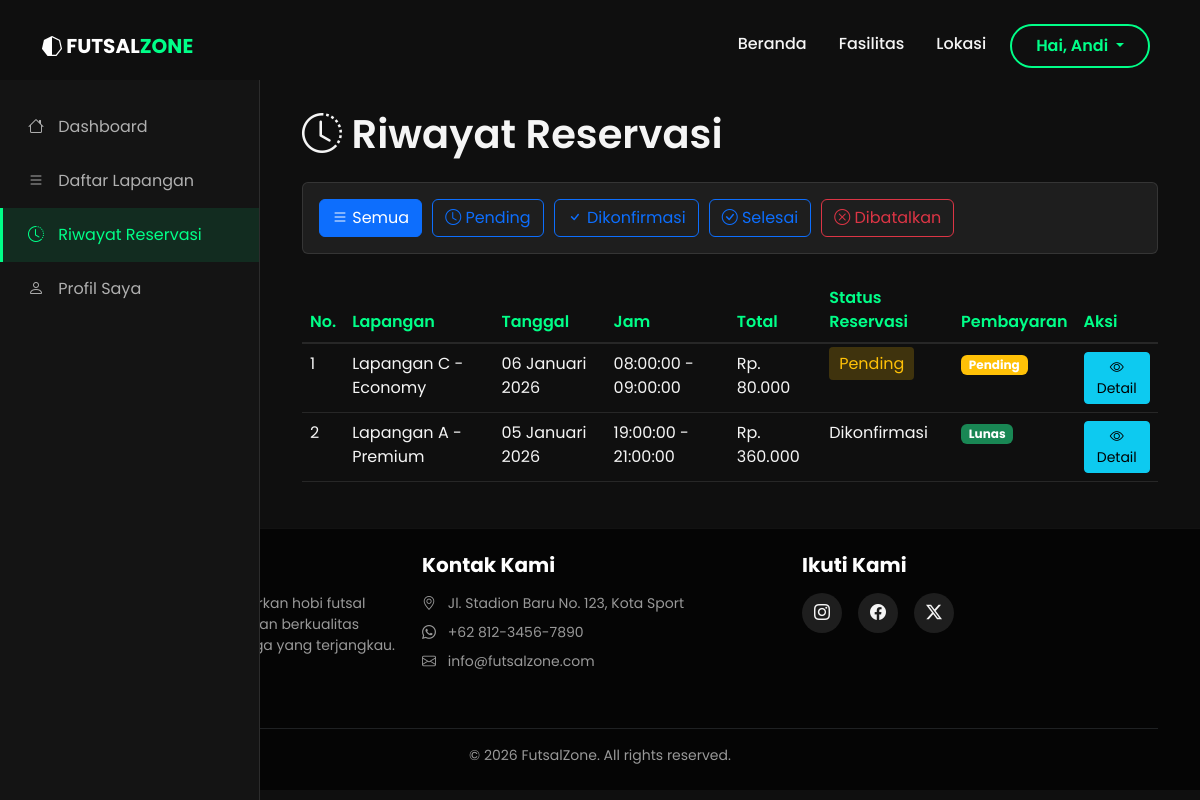
The app's page /?page=riwayat_reservasi (signed in) with its own data.
### tables this page shows
CREATE TABLE transaksi (
    id_transaksi INT PRIMARY KEY AUTO_INCREMENT,
    id_reservasi INT NOT NULL,
    id_user INT NOT NULL,
    id_lapangan INT NOT NULL,
    nama_lapangan VARCHAR(100),
    tanggal_transaksi DATETIME DEFAULT CURRENT_TIMESTAMP,
    tanggal_reservasi DATE NOT NULL,
    jam_mulai TIME NOT NULL,
    jam_selesai TIME NOT NULL,
    total_bayar DECIMAL(10, 2) NOT NULL,
    metode_pembayaran ENUM('tunai', 'transfer', 'kartu_kredit', 'e_wallet') DEFAULT 'tunai',
    status_pembayaran ENUM('pending', 'lunas', 'terlambat') DEFAULT 'pending',
    keterangan TEXT,
    created_at TIMESTAMP DEFAULT CURRENT_TIMESTAMP,
    updated_at TIMESTAMP DEFAULT CURRENT_TIMESTAMP ON UPDATE CURRENT_TIMESTAMP,
    FOREIGN KEY (id_reservasi) REFERENCES reservasi(id_reservasi) ON DELETE CASCADE,
    FOREIGN KEY (id_user) REFERENCES users(id_user) ON DELETE CASCADE,
    FOREIGN KEY (id_lapangan) REFERENCES lapangan(id_lapangan) ON DELETE CASCADE,
    INDEX idx_tanggal (tanggal_transaksi),
    INDEX idx_user (id_user),
    INDEX idx_status (status_pembayaran)
);

CREATE TABLE lapangan (
    id_lapangan INT PRIMARY KEY AUTO_INCREMENT,
    nama_lapangan VARCHAR(100) NOT NULL,
    deskripsi TEXT,
    foto_lapangan VARCHAR(255),
    harga_per_jam DECIMAL(10, 2) NOT NULL,
    kapasitas INT DEFAULT 10,
    status ENUM('tersedia', 'maintenance', 'nonaktif') DEFAULT 'tersedia',
    created_at TIMESTAMP DEFAULT CURRENT_TIMESTAMP,
    updated_at TIMESTAMP DEFAULT CURRENT_TIMESTAMP ON UPDATE CURRENT_TIMESTAMP
);

CREATE TABLE reservasi (
    id_reservasi INT PRIMARY KEY AUTO_INCREMENT,
    id_user INT NOT NULL,
    id_lapangan INT NOT NULL,
    tanggal_reservasi DATE NOT NULL,
    jam_mulai TIME NOT NULL,
    jam_selesai TIME NOT NULL,
    durasi_jam INT NOT NULL,
    total_harga DECIMAL(10, 2) NOT NULL,
    status_reservasi ENUM('pending', 'dikonfirmasi', 'selesai', 'dibatalkan') DEFAULT 'pending',
    catatan TEXT,
    created_at TIMESTAMP DEFAULT CURRENT_TIMESTAMP,
    updated_at TIMESTAMP DEFAULT CURRENT_TIMESTAMP ON UPDATE CURRENT_TIMESTAMP,
    FOREIGN KEY (id_user) REFERENCES users(id_user) ON DELETE CASCADE,
    FOREIGN KEY (id_lapangan) REFERENCES lapangan(id_lapangan) ON DELETE CASCADE,
    INDEX idx_user (id_user),
    INDEX idx_lapangan (id_lapangan),
    INDEX idx_tanggal (tanggal_reservasi)
);

### config.php (called while the page is built, shortened)
<?php
function format_rupiah($nominal) {
    return "Rp. " . number_format($nominal, 0, ',', '.');
}
function format_date($date) {
    $bulan = array('Januari', 'Februari', 'Maret', 'April', 'Mei', 'Juni', 'Juli', 'Agustus', 'September', 'Oktober', 'November', 'Desember');
    $tahun = substr($date, 0, 4);
    $bulan_ke = (int)substr($date, 5, 2);
    $hari = substr($date, 8, 2);
    return $hari . ' ' . $bulan[$bulan_ke - 1] . ' ' . $tahun;
}
?>

### pages/riwayat_reservasi.php (the view, shortened to what this page needs)
<?php
$filter_status = isset($_GET['status']) ? $_GET['status'] : '';
$id_user = $_SESSION['id_user'];
if (!empty($filter_status)) {
    $query = "SELECT r.*, l.nama_lapangan, t.metode_pembayaran, t.status_pembayaran
              FROM reservasi r
              JOIN lapangan l ON r.id_lapangan = l.id_lapangan
              LEFT JOIN transaksi t ON r.id_reservasi = t.id_reservasi
              WHERE r.id_user = ? AND r.status_reservasi = ?
              ORDER BY r.tanggal_reservasi DESC";
    $stmt = $conn->prepare($query);
    $stmt->bind_param("is", $id_user, $filter_status);
} else {
    $query = "SELECT r.*, l.nama_lapangan, t.metode_pembayaran, t.status_pembayaran
              FROM reservasi r
              JOIN lapangan l ON r.id_lapangan = l.id_lapangan
              LEFT JOIN transaksi t ON r.id_reservasi = t.id_reservasi
              WHERE r.id_user = ?
              ORDER BY r.tanggal_reservasi DESC";
    $stmt = $conn->prepare($query);
    $stmt->bind_param("i", $id_user);
}
$stmt->execute();
$result = $stmt->get_result();
?>
<div class="sidebar">
    <a href="?page=dashboard"><i class="bi bi-house"></i> Dashboard</a>
    <a href="?page=lapangan_user"><i class="bi bi-list"></i> Daftar Lapangan</a>
    <a href="?page=riwayat_reservasi" class="active"><i class="bi bi-clock-history"></i> Riwayat Reservasi</a>
    <a href="?page=profil"><i class="bi bi-person"></i> Profil Saya</a>
</div>
<div class="main-content">
    <div class="container-fluid">
        <h1 class="mb-4"><i class="bi bi-clock-history"></i> Riwayat Reservasi</h1>
        <div class="card mb-4">
            <div class="card-body">
                <div style="display: flex; gap: 10px; flex-wrap: wrap;">
                    <a href="?page=riwayat_reservasi" class="btn <?php echo empty($filter_status) ? 'btn-primary' : 'btn-outline-primary'; ?>">
                        <i class="bi bi-list"></i> Semua
                    </a>
                    <a href="?page=riwayat_reservasi&status=pending" class="btn <?php echo $filter_status === 'pending' ? 'btn-primary' : 'btn-outline-primary'; ?>">
                        <i class="bi bi-clock"></i> Pending
                    </a>
                    <a href="?page=riwayat_reservasi&status=dikonfirmasi" class="btn <?php echo $filter_status === 'dikonfirmasi' ? 'btn-primary' : 'btn-outline-primary'; ?>">
                        <i class="bi bi-check"></i> Dikonfirmasi
                    </a>
                    <a href="?page=riwayat_reservasi&status=selesai" class="btn <?php echo $filter_status === 'selesai' ? 'btn-primary' : 'btn-outline-primary'; ?>">
                        <i class="bi bi-check-circle"></i> Selesai
                    </a>
                    <a href="?page=riwayat_reservasi&status=dibatalkan" class="btn <?php echo $filter_status === 'dibatalkan' ? 'btn-danger' : 'btn-outline-danger'; ?>">
                        <i class="bi bi-x-circle"></i> Dibatalkan
                    </a>
                </div>
            </div>
        </div>
        <?php
        if ($result->num_rows > 0) {
            ?>
            <div class="table-responsive">
                <table class="table">
                    <thead>
                        <tr>
                            <th>No.</th>
                            <th>Lapangan</th>
                            <th>Tanggal</th>
                            <th>Jam</th>
                            <th>Total</th>
                            <th>Status Reservasi</th>
                            <th>Pembayaran</th>
                            <th>Aksi</th>
                        </tr>
                    </thead>
                    <tbody>
                        <?php
                        $no = 1;
                        while ($row = $result->fetch_assoc()) {
                            $status_class = 'badge-' . $row['status_reservasi'];
                            ?>
                            <tr>
                                <td><?php echo $no++; ?></td>
                                <td><?php echo htmlspecialchars($row['nama_lapangan']); ?></td>
                                <td><?php echo format_date($row['tanggal_reservasi']); ?></td>
                                <td><?php echo $row['jam_mulai'] . " - " . $row['jam_selesai']; ?></td>
                                <td><?php echo format_rupiah($row['total_harga']); ?></td>
                                <td>
                                    <span class="<?php echo $status_class; ?>">
                                        <?php echo ucfirst($row['status_reservasi']); ?>
                                    </span>
                                </td>
                                <td>
                                    <?php if (!empty($row['status_pembayaran'])): ?>
                                        <span class="badge bg-<?php echo $row['status_pembayaran'] == 'lunas' ? 'success' : 'warning'; ?>">
                                            <?php echo ucfirst($row['status_pembayaran']); ?>
                                        </span>
                                    <?php else: ?>
                                        <span class="badge bg-secondary">-</span>
                                    <?php endif; ?>
                                </td>
                                <td>
                                    <a href="?page=detail_transaksi&id=<?php echo $row['id_reservasi']; ?>" class="btn btn-sm btn-info">
                                    <i class="bi bi-eye"></i> Detail
                                    </a>
                                </td>
                            </tr>
                            <?php
                        }
                        ?>
                    </tbody>
                </table>
            </div>
            <?php
        }
        ?>
    </div>
</div>

### style.css (style rules this page uses)
:root { --primary-color: #00ff88; --secondary-color: #1a1a1a; --dark-bg: #0f0f0f; --card-bg: #1e1e1e; --text-light: #f5f5f5; --text-muted: #b0b0b0; --sidebar-width: 260px; }
body { font-family: 'Poppins', sans-serif; background-color: var(--dark-bg); color: var(--text-light); overflow-x: hidden; margin-top: 80px; }
h1, h2, h3, h4, h5, h6 { font-weight: 600; color: var(--text-light); }
.card { background-color: var(--card-bg); color: var(--text-light); border: 1px solid rgba(255, 255, 255, 0.1); margin-bottom: 1.5rem; }
.sidebar { position: fixed; top: 80px; bottom: 0; left: 0; z-index: 100; padding: 20px 0 0; width: var(--sidebar-width); background-color: #141414; border-right: 1px solid rgba(255, 255, 255, 0.1); overflow-y: auto; transition: all 0.3s ease; }
.sidebar a { padding: 15px 25px; text-decoration: none; font-size: 1rem; color: var(--text-muted); display: block; transition: 0.3s; border-left: 3px solid transparent; }
.sidebar a.active { color: var(--primary-color); background-color: rgba(0, 255, 136, 0.1); border-left-color: var(--primary-color); }
.sidebar i { margin-right: 10px; width: 20px; text-align: center; }
.main-content { margin-left: var(--sidebar-width); padding: 30px; transition: all 0.3s ease; }
.table { color: var(--text-light); border-color: rgba(255, 255, 255, 0.1); }
.table> :not(caption)>*>* { background-color: transparent; border-bottom-color: rgba(255, 255, 255, 0.1); color: var(--text-light); }
.table thead th { border-bottom: 2px solid rgba(255, 255, 255, 0.1); color: var(--primary-color); font-weight: 600; }
.badge-pending { background-color: rgba(255, 193, 7, 0.2); color: #ffc107; padding: 5px 10px; border-radius: 4px; }

### records on screen
transaksi: id_lapangan.nama_lapangan "Lapangan C - Economy", id_reservasi.tanggal_reservasi "06 Januari 2026", id_reservasi.jam_mulai "08:00:00", id_reservasi.jam_selesai "09:00:00", id_reservasi.total_harga "Rp. 80.000", id_reservasi.status_reservasi "Pending", status_pembayaran "Pending"
transaksi: id_lapangan.nama_lapangan "Lapangan A - Premium", id_reservasi.tanggal_reservasi "05 Januari 2026", id_reservasi.jam_mulai "19:00:00", id_reservasi.jam_selesai "21:00:00", id_reservasi.total_harga "Rp. 360.000", id_reservasi.status_reservasi "Dikonfirmasi", status_pembayaran "Lunas"

### other values on screen
explode(' ', $_SESSION['nama_lengkap'])[0] "Andi"
